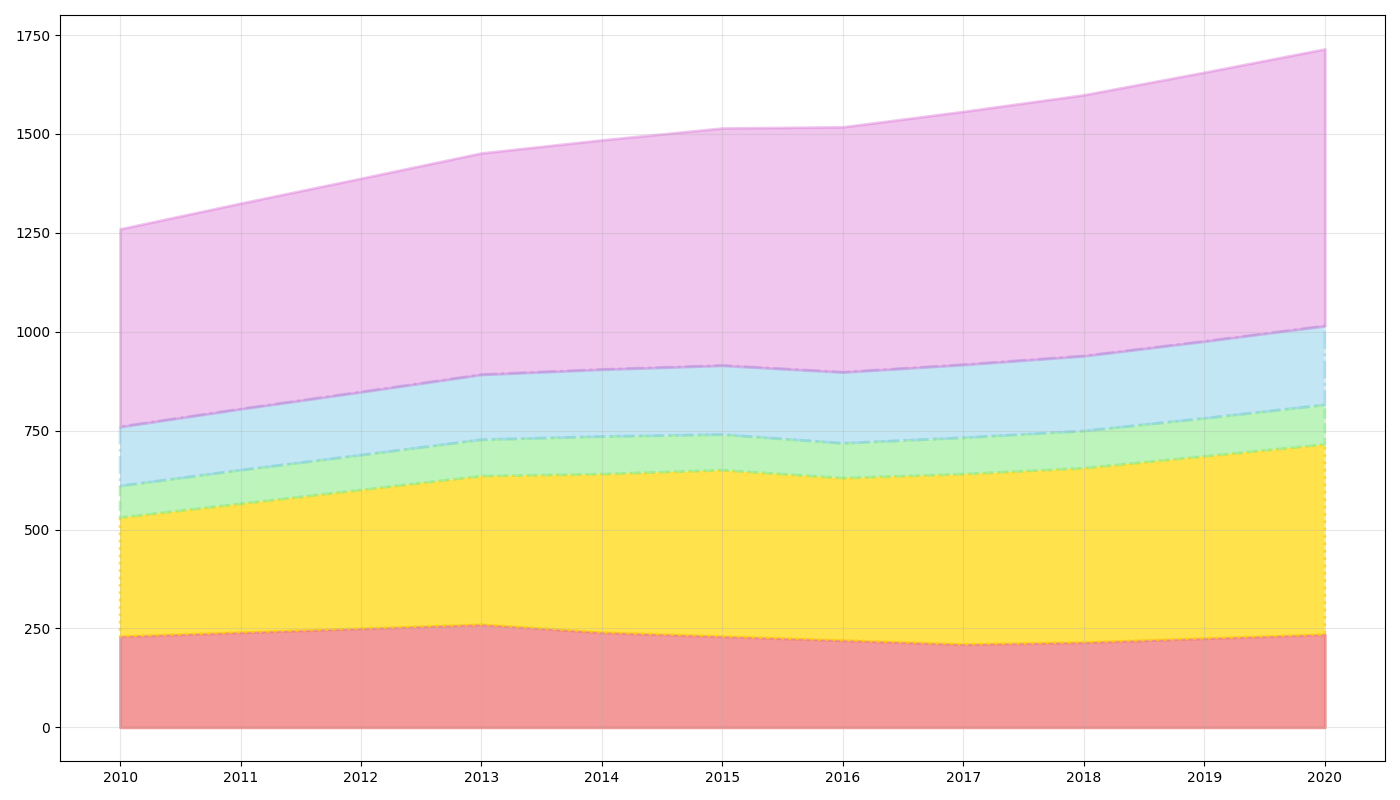

The script that drew this image:
import matplotlib.pyplot as plt
import numpy as np

years = np.arange(2010, 2021)

mammals = np.array([230, 240, 250, 260, 240, 230, 220, 210, 215, 225, 235])
birds = np.array([300, 325, 350, 375, 400, 420, 410, 430, 440, 460, 480])
reptiles = np.array([80, 85, 88, 92, 95, 90, 88, 92, 94, 96, 100])
amphibians = np.array([150, 155, 160, 165, 170, 175, 180, 185, 190, 195, 200])
insects = np.array([500, 520, 540, 560, 580, 600, 620, 640, 660, 680, 700])

data = np.array([mammals, birds, reptiles, amphibians, insects])
data_stack = np.cumsum(data, axis=0)

fig, ax = plt.subplots(figsize=(14, 8))

ax.fill_between(years, 0, data_stack[0], linewidth=2, linestyle='-', color='lightcoral', alpha=0.8)
ax.fill_between(years, data_stack[0], data_stack[1], linewidth=2, linestyle=':', color='gold', alpha=0.7)
ax.fill_between(years, data_stack[1], data_stack[2], linewidth=2, linestyle='--', color='lightgreen', alpha=0.6)
ax.fill_between(years, data_stack[2], data_stack[3], linewidth=2, linestyle='-.', color='skyblue', alpha=0.5)
ax.fill_between(years, data_stack[3], data_stack[4], linewidth=2, linestyle='-', color='orchid', alpha=0.4)

ax.set_xticks(years)

ax.grid(True, linestyle='-', linewidth=0.8, alpha=0.3)

plt.tight_layout()
plt.show()
